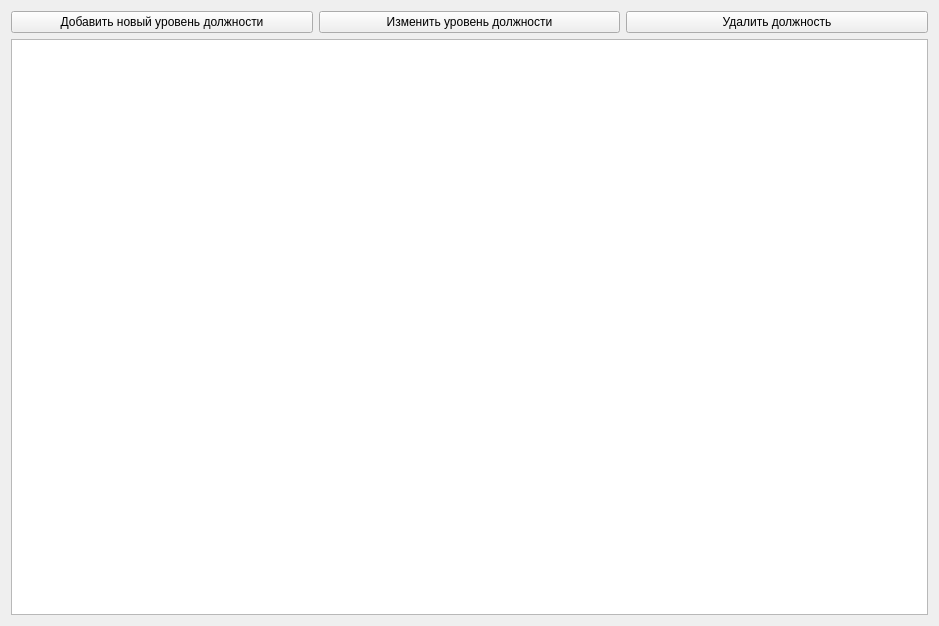
<?xml version="1.0" encoding="UTF-8"?>
<ui version="4.0">
 <class>Positions_Tab</class>
 <widget class="QWidget" name="Positions_Tab">
  <property name="geometry">
   <rect>
    <x>0</x>
    <y>0</y>
    <width>939</width>
    <height>626</height>
   </rect>
  </property>
  <property name="windowTitle">
   <string>Должности</string>
  </property>
  <layout class="QVBoxLayout" name="verticalLayout_2">
   <item>
    <layout class="QVBoxLayout" name="verticalLayout">
     <item>
      <layout class="QHBoxLayout" name="horizontalLayout_2">
       <item>
        <widget class="QPushButton" name="newPosBtn">
         <property name="text">
          <string>Добавить новый уровень должности</string>
         </property>
        </widget>
       </item>
       <item>
        <widget class="QPushButton" name="changePosBtn">
         <property name="text">
          <string>Изменить уровень должности</string>
         </property>
        </widget>
       </item>
       <item>
        <widget class="QPushButton" name="deletePosBtn">
         <property name="text">
          <string>Удалить должность</string>
         </property>
        </widget>
       </item>
      </layout>
     </item>
     <item>
      <widget class="QTableWidget" name="outputPos"/>
     </item>
    </layout>
   </item>
  </layout>
 </widget>
 <resources/>
 <connections/>
</ui>
